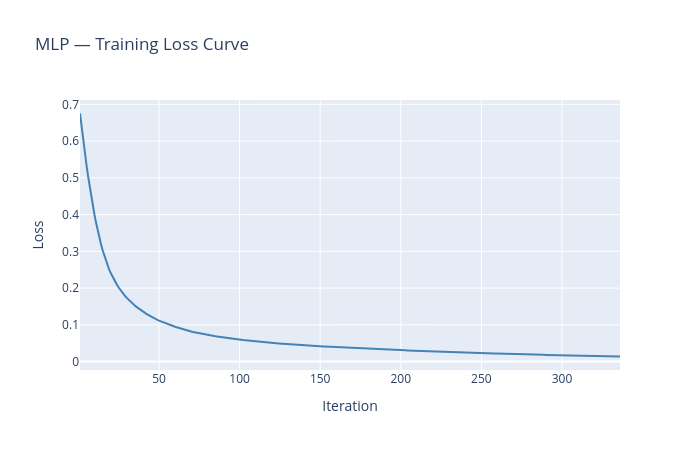
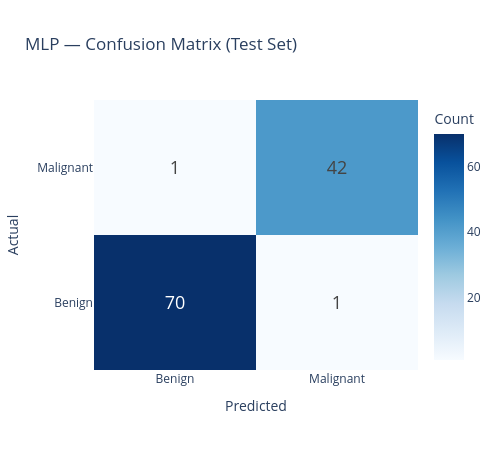

Notebook code cell kept with these figures, in order:
### Markdown cell above
## MLP

### Code cell
plot_mlp_loss_curve(mlp, 'MLP').show()
plot_confusion_matrix(target_test, mlp_predictions, 'MLP').show()

### Figure 1 — Plotly figure (JSON) as saved in the notebook; plotly's stock layout.template omitted (floating-point values rounded to 4 significant figures; data arrays with more than 128 entries replaced by an {"elided": "..."} marker saying what was removed)
{"data": [{"line": {"color": "steelblue", "width": 2}, "mode": "lines", "type": "scatter", "x": {"elided": "336 int values"}, "y": {"elided": "336 float values"}}], "layout": {"height": 450, "title": {"text": "MLP — Training Loss Curve"}, "width": 700, "xaxis": {"title": {"text": "Iteration"}}, "yaxis": {"title": {"text": "Loss"}}}}

### Figure 2 — Plotly figure (JSON) as saved in the notebook; plotly's stock layout.template omitted (floating-point values rounded to 4 significant figures)
{"data": [{"colorbar": {"title": {"text": "Count"}}, "colorscale": [[0, "rgb(247,251,255)"], [0.125, "rgb(222,235,247)"], [0.25, "rgb(198,219,239)"], [0.375, "rgb(158,202,225)"], [0.5, "rgb(107,174,214)"], [0.625, "rgb(66,146,198)"], [0.75, "rgb(33,113,181)"], [0.875, "rgb(8,81,156)"], [1, "rgb(8,48,107)"]], "text": [[70, 1], [1, 42]], "textfont": {"size": 18}, "texttemplate": "%{text}", "type": "heatmap", "x": ["Benign", "Malignant"], "y": ["Benign", "Malignant"], "z": [[70, 1], [1, 42]]}], "layout": {"height": 450, "title": {"text": "MLP — Confusion Matrix (Test Set)"}, "width": 500, "xaxis": {"title": {"text": "Predicted"}}, "yaxis": {"title": {"text": "Actual"}}}}
